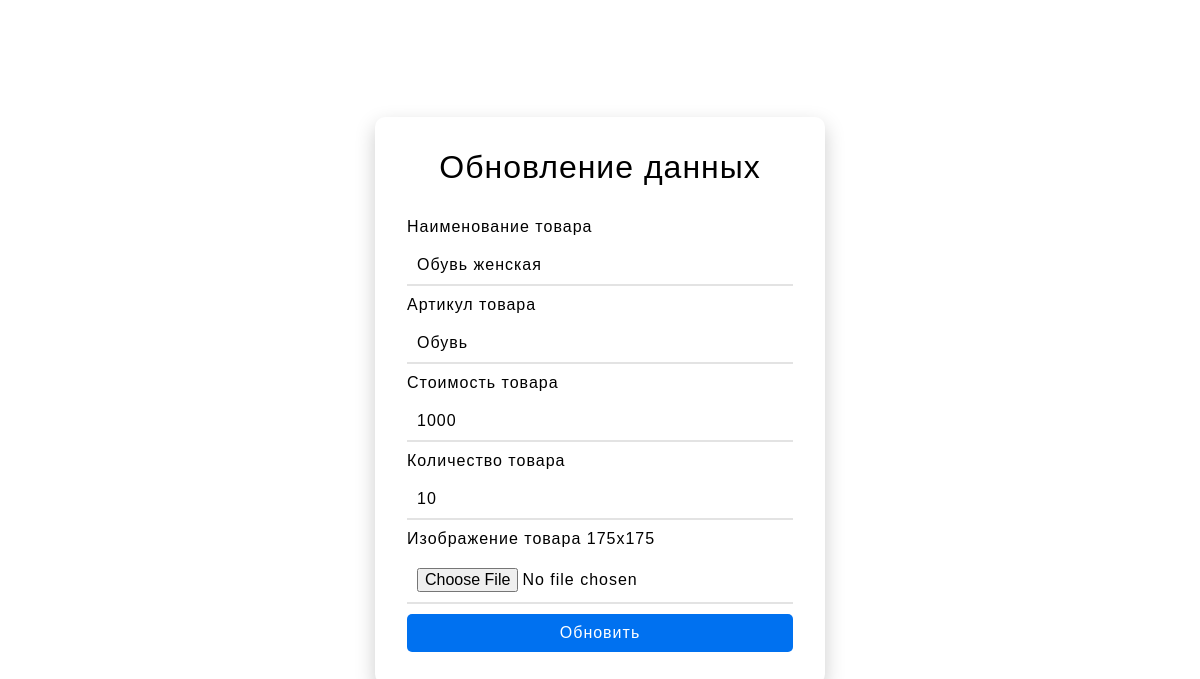
Page /update_form.php?up=28 (signed in) on the committed database.
### tables this page shows
CREATE TABLE `product` (
  `id_product` int NOT NULL,
  `title` varchar(100) NOT NULL,
  `article` varchar(50) DEFAULT NULL,
  `price` double NOT NULL,
  `amount` int NOT NULL,
  `img` varchar(300) DEFAULT NULL
);

### update_form.php (the view, shortened to what this page needs)
<?php
  require_once"php/conectDB.php";
  $id = $_GET['up'];
 $tovar = mysqli_query($connect, "SELECT * FROM `product` WHERE id_product = $id");
 $food=mysqli_fetch_assoc($tovar);
?>
<!DOCTYPE html>
<html lang="en">
<head>
    <link rel="stylesheet" href="css/form.css">
</head>
<body>
   <form action="php/update.php" method="post" enctype="multipart/form-data">
   <h1 class="form_title">Обновление данных</h1>
   <label>Наименование товара</label>
   <input type="text" name="tovar" maxlength="25" value="<?php  echo $food['title'] ?>" placeholder="Введите наименование товара">
   <label>Артикул товара</label>
   <input type="text" name="article" maxlength="18" value="<?php echo  $food['article'] ?>" placeholder="Артикул">
   <label>Стоимость товара</label>
   <input type="text" name="price" maxlength="9" value="<?php echo $food['price'] ?>" placeholder="Введите стоимость">
   <label>Количество товара</label>
   <input type="text" name="amount" maxlength="5" value="<?php echo  $food['amount'] ?>" placeholder="Количество">
   <label>Изображение товара 175х175</label>
   <input type="file" name="imges" class="form-control">
   <button type="submit" name="update">Обновить</button>
</body>
</html>

### css/form.css (style rules this page uses)
* { margin: 0; padding: 0; box-sizing: border-box; }
body { height: 100vh; display: flex; align-items: center; justify-content: center; font-family: Montserrat, sans-serif; }
form { display: flex; flex-direction: column; width: 450px; padding: 32px; border-radius: 10px; box-shadow: 0 8px 20px #ccc; font-family: sans-serif; letter-spacing: 1px; }
input { margin: 10px 0; padding: 10px; border: unset; border-bottom: 2px solid #e3e3e3; outline: none; font-family: sans-serif; letter-spacing: 1px; font-size: 16px; }
button { padding: 10px 20px; background: #e3e3e3; border: none; border-radius: 5px; color: #fff; background-color: #0071f0; outline: none; cursor: pointer; font-family: sans-serif; letter-spacing: 1px; font-size: 16px; transition: 0.3s; }
.form_title { text-align: center; margin: 0 0 32px 0; font-weight: normal; }

### rows in the picture
product: tovar "Обувь женская", article "Обувь", price "1000", amount "10"
